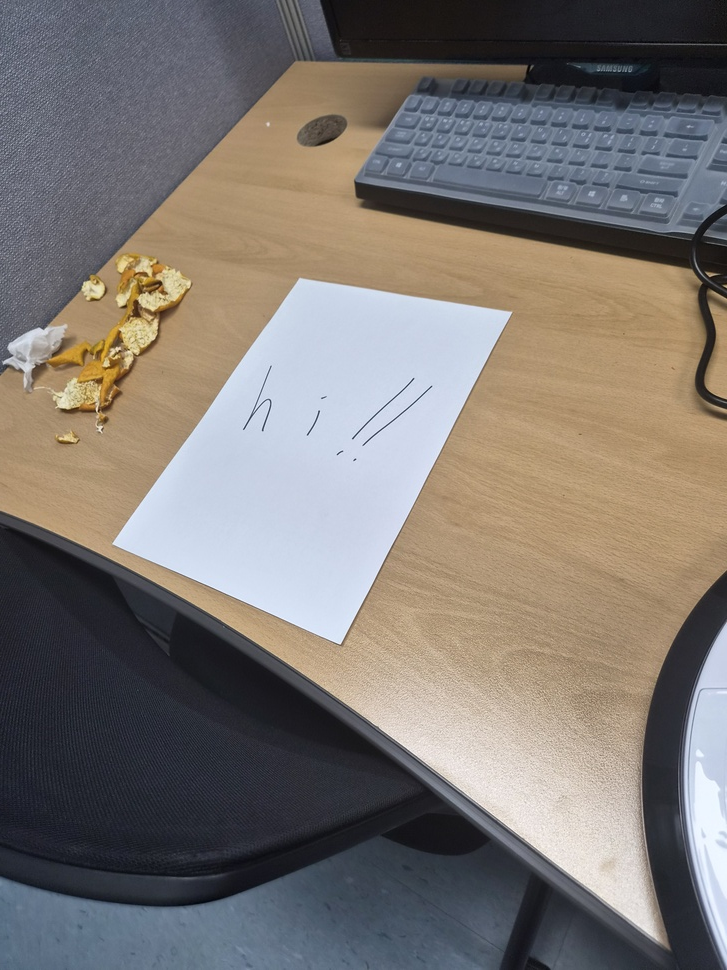
#> input picture 01_Geometric_Transformation/Perspective_Transformation/images/document_01.jpg, 727 x 970 px, shrunk from 3000 x 4000 before the run; its folder holds only this picture in this run
$ python benchmark.py
#> lines starting #> are read from the running program, lines starting #| are printed output that depends on the picture; after the words box and inside, x2 and y2 are one past the last pixel; in counts of white or black regions, pixels touching at a corner belong together
#> further down, img is the input picture: shape (970, 727, 3); mean B, G, R 114.4, 119.1, 125.2
import cv2
import numpy as np
import time
import csv
from pathlib import Path

# Path configuration
# 이미지 및 결과 저장 경로 설정
root = Path(__file__).resolve().parent
image_dir = root / "images"
result_dir = root / "benchmark_results"

result_dir.mkdir(exist_ok=True)

# Benchmark configuration
# 성능 측정 조건 설정
WARMUP = 10
REPEAT = 100

OUTPUT_WIDTH = 600
OUTPUT_HEIGHT = 849

# Algorithm configuration
# 버전별 알고리즘 파라미터 설정
configs = {
    "V1": {
        "resize": False,
        "blur": 13,
        "canny_low": 30,
        "canny_high": 150,
        "closing": 7,
        "min_area": 0.0,
        "top5": True,
        "hull": False,
        "epsilon": 0.02
    },

    "V2": {
        "resize": False,
        "blur": 9,
        "canny_low": 30,
        "canny_high": 100,
        "closing": 7,
        "min_area": 0.05,
        "top5": False,
        "hull": True,
        "epsilon": 0.02
    },

    "V3": {
        "resize": True,
        "blur": 9,
        "canny_low": 30,
        "canny_high": 100,
        "closing": 7,
        "min_area": 0.05,
        "top5": False,
        "hull": True,
        "epsilon": 0.02
    }
}


# Arrange corner points
# 꼭짓점 좌표 정렬
def order_points(points):

    points = points.reshape(4, 2)
    ordered = np.zeros((4, 2), dtype=np.float32)

    s = points.sum(axis=1)
    diff = np.diff(points, axis=1).flatten()

    ordered[0] = points[np.argmin(s)]
    ordered[1] = points[np.argmin(diff)]
    ordered[2] = points[np.argmax(s)]
    ordered[3] = points[np.argmax(diff)]

    return ordered


# Detect document corners
# 버전별 문서 꼭짓점 검출
def detect_document(img, config):

    # Normalize input resolution for V3
    # V3 입력 해상도 표준화
    if config["resize"]:

        scale = min(1.0, 1000 / max(img.shape[:2]))

        resized = cv2.resize(
            img, None,
            fx=scale,
            fy=scale,
            interpolation=cv2.INTER_AREA
        )

    else:
        resized = img

    # Grayscale conversion
    # 흑백 변환
    gray = cv2.cvtColor(resized, cv2.COLOR_BGR2GRAY)

    # Gaussian Blur
    # 배경 노이즈 제거
    k = config["blur"]

    blur = cv2.GaussianBlur(gray, (k, k), 0)

    # Canny Edge Detection
    # 경계선 검출
    edges = cv2.Canny(
        blur,
        config["canny_low"],
        config["canny_high"]
    )

    # Morphological Closing
    # 끊어진 경계선 연결
    k = config["closing"]
    kernel = np.ones((k, k), np.uint8)

    closed = cv2.morphologyEx(
        edges, cv2.MORPH_CLOSE, kernel
    )

    # Contour Detection
    # 외부 윤곽선 검출
    contours, _ = cv2.findContours(
        closed,
        cv2.RETR_EXTERNAL,
        cv2.CHAIN_APPROX_SIMPLE
    )

    # Sort contours by area
    # 윤곽선 면적 기준 내림차순 정렬
    contours = sorted(
        contours,
        key=cv2.contourArea,
        reverse=True
    )

    if config["top5"]:
        contours = contours[:5]

    # Minimum area filtering
    # 최소 면적 필터링
    image_area = resized.shape[0] * resized.shape[1]
    min_area = image_area * config["min_area"]

    for contour in contours:

        area = cv2.contourArea(contour)

        if area < min_area:
            continue

        # Convex Hull for V2 and V3
        # V2 및 V3 볼록 껍질 생성
        if config["hull"]:
            candidate = cv2.convexHull(contour)
        else:
            candidate = contour

        # Polygon approximation
        # 다각형 근사
        perimeter = cv2.arcLength(candidate, True)

        approx = cv2.approxPolyDP(
            candidate,
            config["epsilon"] * perimeter,
            True
        )

        if len(approx) == 4 and cv2.isContourConvex(approx):

            points = order_points(approx)

            # Restore original coordinates
            # 원본 이미지 좌표로 복원
            if config["resize"]:

                points[:, 0] *= (
                    img.shape[1] / resized.shape[1]
                )

                points[:, 1] *= (
                    img.shape[0] / resized.shape[0]
                )

            return points

    return None


# Perspective transformation
# 원근 변환 수행
def perspective_transform(img, points):

    pts1 = np.float32(points)

    pts2 = np.float32([
        [0, 0],
        [OUTPUT_WIDTH - 1, 0],
        [OUTPUT_WIDTH - 1, OUTPUT_HEIGHT - 1],
        [0, OUTPUT_HEIGHT - 1]
    ])

    M = cv2.getPerspectiveTransform(pts1, pts2)

    dst = cv2.warpPerspective(
        img, M, (OUTPUT_WIDTH, OUTPUT_HEIGHT)
    )

    return dst


# Benchmark a single image
# 이미지 한 장에 대한 반복 성능 측정
def benchmark(img, config):

    # Warm-up
    # 초기 실행 오버헤드 감소
    for _ in range(WARMUP):

        points = detect_document(img, config)

        if points is not None:
            perspective_transform(img, points)
#> this loop made 10 passes
#> pass 1, in detect_document, `gray = cv2.cvtColor(resized, cv2.COLOR_BGR2GRAY)`:
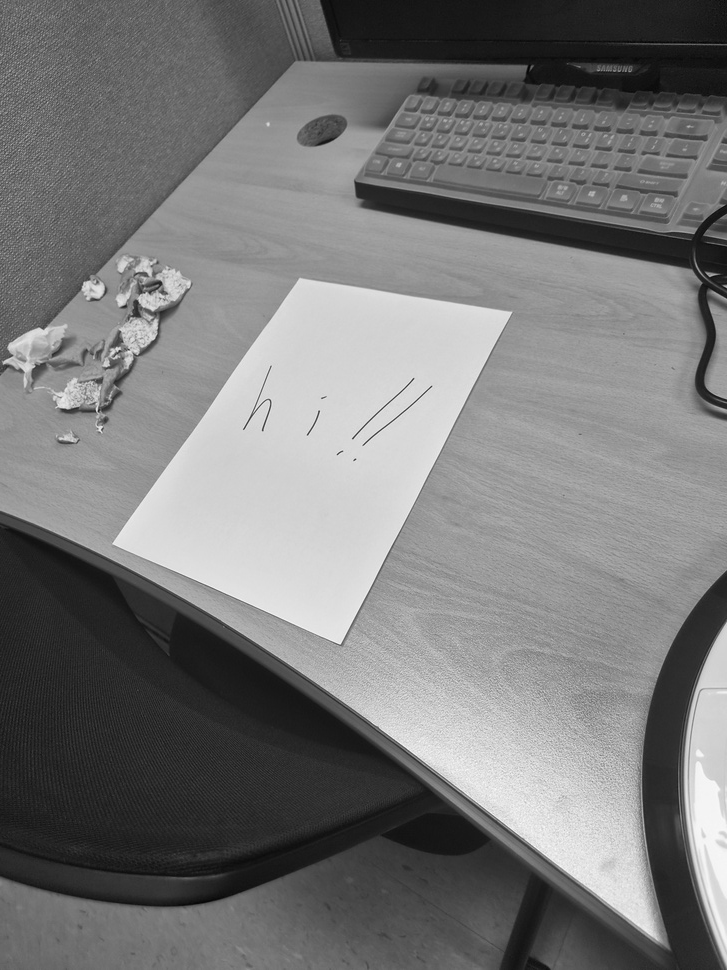
#> gray: shape (970, 727); min 2, max 251, mean 120.4
#> pass 1, in detect_document, `edges = cv2.Canny( blur, config["canny_low"], config["canny_high"] )`:
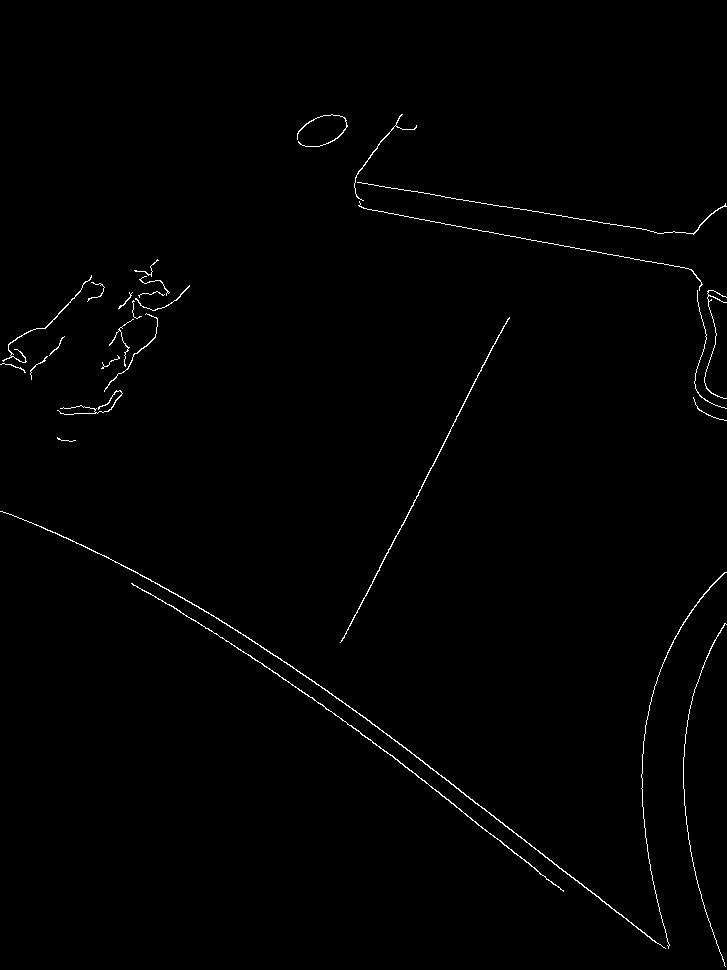
#> edges: shape (970, 727); 0.78% white in thin lines or dots, all inside (x1, y1, x2, y2) = (0, 114, 727, 967)
#> pass 1, in detect_document, `closed = cv2.morphologyEx( edges, cv2.MORPH_CLOSE, kernel )`:
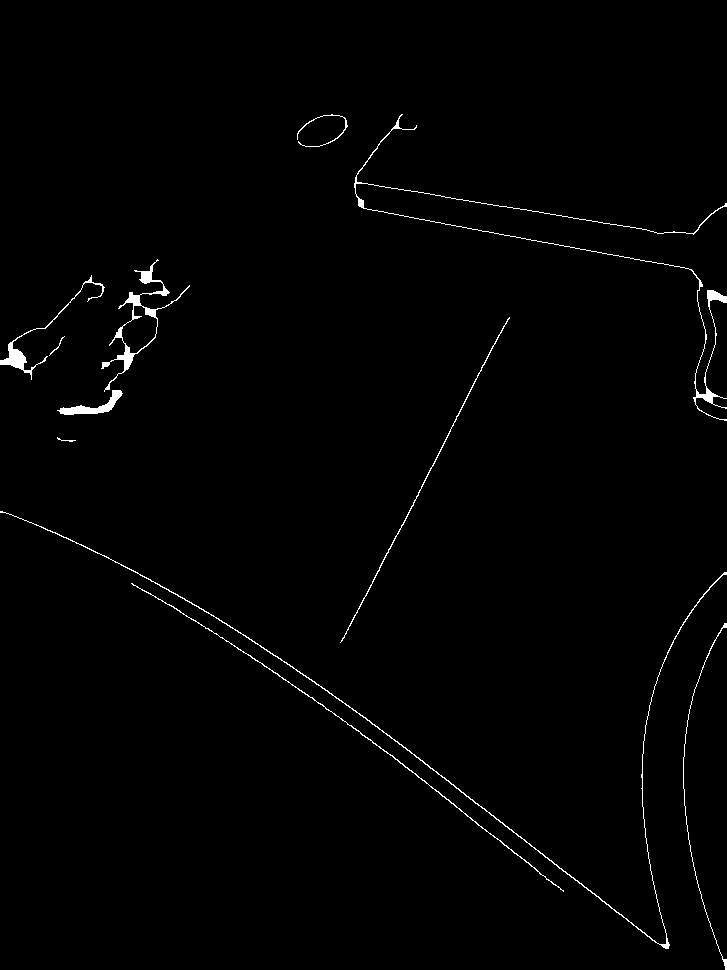
#> closed: shape (970, 727); 1% white; 11 white regions, largest, box (x1, y1, x2, y2) and area: (354, 114, 727, 421) 1636, (0, 511, 727, 949) 1522, (101, 259, 190, 392) 1083

    detection_times = []
    warp_times = []
    total_times = []

    # Repeated measurement
    # 100회 반복 시간 측정
    for _ in range(REPEAT):

        start = time.perf_counter()

        points = detect_document(img, config)

        detection_end = time.perf_counter()

        detection_times.append(
            (detection_end - start) * 1000
        )

        if points is not None:

            perspective_transform(img, points)

            end = time.perf_counter()

            warp_times.append(
                (end - detection_end) * 1000
            )

            total_times.append(
                (end - start) * 1000
            )
#> after the loop, detection_times = 100 values, max 15 at index 2, min 6.5 at index 91, mean 8.47; total_times = []; warp_times = []

    detection_mean = np.mean(detection_times)
#> detection_mean = 8.47

    warp_mean = (
        np.mean(warp_times) if warp_times else None
    )
#> warp_mean = None

    total_mean = (
        np.mean(total_times) if total_times else None
    )
#> total_mean = None

    detection_std = np.std(detection_times)
#> detection_std = 2

    return (
        detection_mean,
        warp_mean,
        total_mean,
        detection_std,
        len(warp_times)
    )


# Format measurement results
# 측정값 출력 형식 설정
def format_time(value):

    if value is None:
        return "N/A"

    return f"{value:.4f}"


# Load test images
# 테스트 이미지 목록 불러오기
image_paths = sorted([
    path for path in image_dir.iterdir()
    if path.suffix.lower() in [".jpg", ".jpeg", ".png"]
])

if not image_paths:
    raise FileNotFoundError("No test images found")

results = []

# Benchmark all versions
# 모든 버전에 대한 성능 측정
for version, config in configs.items():

    print("\n" + "=" * 75)
    print(f"Benchmark: {version}")
    print("=" * 75)

    for image_path in image_paths:

        img = cv2.imread(str(image_path))

        if img is None:
            print(f"Failed to load: {image_path.name}")
            continue

        detection, warp, total, std, detected = benchmark(
            img, config
        )
#> detection = 8.47; std = 2; detected = 0

        print(f"\nImage: {image_path.name}")
        print(f"Detection: {format_time(detection)} ms")
#| Detection: 8.4688 ms
        print(f"Warp:      {format_time(warp)} ms")
#| Warp:      N/A ms
        print(f"Total:     {format_time(total)} ms")
#| Total:     N/A ms
        print(f"Std:       {format_time(std)} ms")
#| Std:       1.9983 ms
        print(f"Candidates: {detected}/{REPEAT}")
#| Candidates: 0/100

        results.append([
            version,
            image_path.name,
            detection,
            warp,
            total,
            std,
            detected
        ])


# Save benchmark results
# 성능 측정 결과 CSV 파일 저장
csv_path = result_dir / "latency_results.csv"

with open(csv_path, "w", newline="") as f:

    writer = csv.writer(f)

    writer.writerow([
        "Version",
        "Image",
        "Detection_ms",
        "Warp_ms",
        "Total_ms",
        "Detection_STD_ms",
        "Candidate_Count"
    ])

    writer.writerows(results)

print("\nBenchmark completed")
print(f"Results saved to: {csv_path}")
